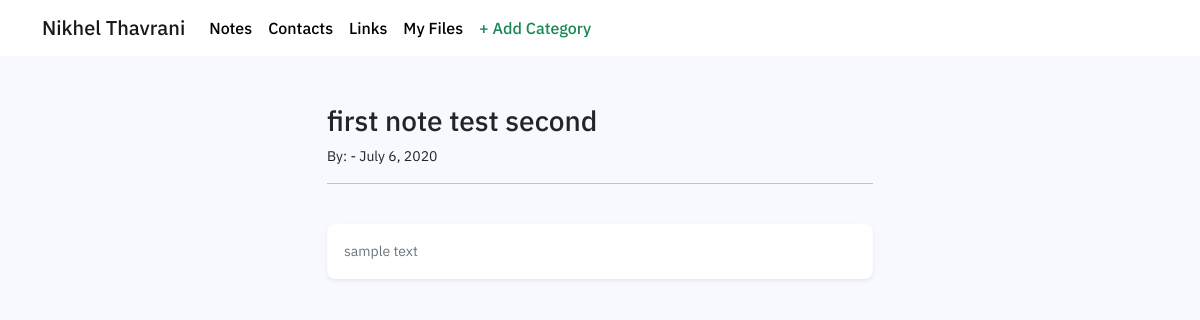
The page /notes/2 on the database its author committed.
### notes/models.py (models this page shows, shortened)
class Post(models.Model):
    title = models.CharField(max_length=100)
    body = models.TextField()
    created_date = models.DateField(auto_now_add=True)
    category = models.CharField(max_length=255, default='tax-returns')

### notes/views.py (the view)
# urls.py: path('notes/<int:pk>', NotesDetailView.as_view(), name='note-detail'),
class NotesDetailView(DetailView):
    model = Post
    template_name = 'note_details.html'

### notes/templates/note_details.html (shortened to what this page needs)
{% extends 'base.html' %}
{% block content %}
 <div class="row align-items-center mh-100">
        <div class="col-sm-6 mx-auto mt-5">
<h3>{{ post.title }}</h3>
<small> By: {{ post.author }} - {{ post.created_date}} </small> <br/>
<hr>
<br/>
<div class="card link-card shadow-sm mb-2 bg-white">
  <div class="card-body d-flex align-items-center ml-2 ">
    <div class="flex-wrap ml-3">
    <p class="card-text link-text text-muted ">{{ post.body }}</p>
    </div>
    </div>
    </div>
{% endblock %}

### notes/templates/base.html (style rules this page uses)
body { background-color: #F8F8FF; font-family: 'IBM Plex Sans', sans-serif; }
.card-body { font-family: 'IBM Plex Sans', sans-serif; }
.card { border-radius: 16px; }
.link-text { font-size: 14px; color: #637381; }
.link-card { border-radius: 8px; border-color: white; }
.link-text { min-width: fit-content; word-break: break-all; }

### rows shown on the page
Post: title "first note test second", created_date "July 6, 2020", body "sample text"
